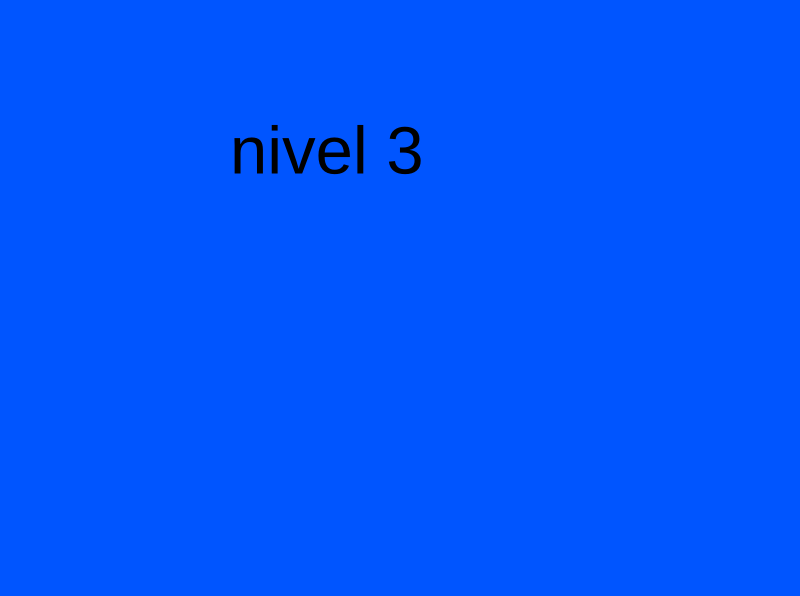
<?xml version="1.0" encoding="UTF-8"?>
<ui version="4.0">
 <class>level_3</class>
 <widget class="QMainWindow" name="level_3">
  <property name="geometry">
   <rect>
    <x>0</x>
    <y>0</y>
    <width>800</width>
    <height>596</height>
   </rect>
  </property>
  <property name="windowTitle">
   <string>MainWindow</string>
  </property>
  <property name="styleSheet">
   <string notr="true">background-color: rgb(0, 85, 255);</string>
  </property>
  <widget class="QWidget" name="centralwidget">
   <widget class="QLabel" name="intro_Level3">
    <property name="geometry">
     <rect>
      <x>230</x>
      <y>100</y>
      <width>221</width>
      <height>101</height>
     </rect>
    </property>
    <property name="font">
     <font>
      <pointsize>50</pointsize>
     </font>
    </property>
    <property name="text">
     <string>nivel 3</string>
    </property>
   </widget>
  </widget>
  <widget class="QMenuBar" name="menubar">
   <property name="geometry">
    <rect>
     <x>0</x>
     <y>0</y>
     <width>800</width>
     <height>21</height>
    </rect>
   </property>
  </widget>
  <widget class="QStatusBar" name="statusbar"/>
 </widget>
 <resources/>
 <connections/>
</ui>
